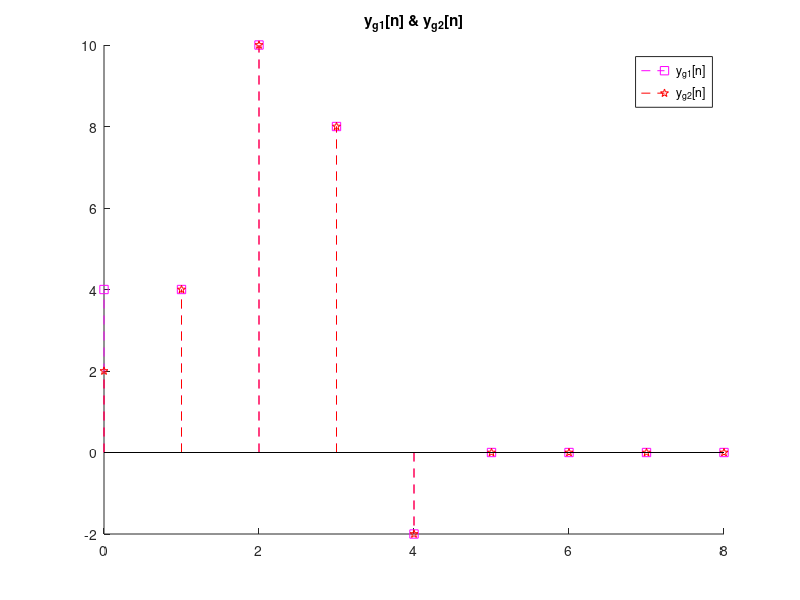

Here is the MATLAB script that generated this plot:
% Problem 2.4(e)

x1 = [1 1 1 1 0 0 0 0 0 0];
nx1 = 0:1:9;

h1 = [1 -1 3 0 1];
h2 = [0 2 5 4 -1];
nh1 = 0:1:4;
nh2 = nh1;

xg = [2 0 0 0 0];
nxg = 0:1:4;
yga = xg.^2;
nyga = nxg;

hg2 = h2;
nhg2 = nh2;

ygb = conv(xg, hg2);
nygb = (nxg(1)+nhg2(1)):1:(nxg(end)+nhg2(end));

yg1 = [yga 0 0 0 0] + ygb;
nyg1 = nygb;

hg1 = [1 0 0 0 0].^2;
nhg1 = nxg;

hparallel = hg1 + hg2;

yg2 = conv(xg, hparallel);
nyg2 = nyg1;

figure;
hold on;
stem(nyg1, yg1, 'm--s');
stem(nyg2, yg2, 'r--p');
title('y_{g1}[n] & y_{g2}[n]');
legend('y_{g1}[n]', 'y_{g2}[n]', 'Location', 'northeast');

saveas(gcf, "plots/P2_4_g_out.png");
close;


